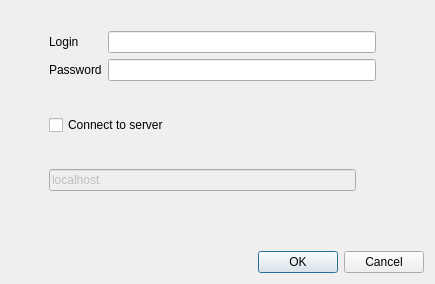
<?xml version="1.0" encoding="UTF-8"?>
<ui version="4.0">
 <class>DialogConnect</class>
 <widget class="QDialog" name="DialogConnect">
  <property name="enabled">
   <bool>true</bool>
  </property>
  <property name="geometry">
   <rect>
    <x>0</x>
    <y>0</y>
    <width>435</width>
    <height>284</height>
   </rect>
  </property>
  <property name="windowTitle">
   <string>Connection</string>
  </property>
  <layout class="QVBoxLayout" name="verticalLayout_6">
   <item>
    <layout class="QVBoxLayout" name="verticalLayout_5">
     <item>
      <layout class="QHBoxLayout" name="horizontalLayout_3">
       <item>
        <spacer name="verticalSpacer">
         <property name="orientation">
          <enum>Qt::Vertical</enum>
         </property>
         <property name="sizeHint" stdset="0">
          <size>
           <width>38</width>
           <height>128</height>
          </size>
         </property>
        </spacer>
       </item>
       <item>
        <layout class="QVBoxLayout" name="verticalLayout_4">
         <item>
          <layout class="QVBoxLayout" name="verticalLayout_3">
           <item>
            <layout class="QVBoxLayout" name="verticalLayout">
             <item>
              <spacer name="horizontalSpacer">
               <property name="orientation">
                <enum>Qt::Horizontal</enum>
               </property>
               <property name="sizeHint" stdset="0">
                <size>
                 <width>248</width>
                 <height>20</height>
                </size>
               </property>
              </spacer>
             </item>
             <item>
              <layout class="QFormLayout" name="formLayout">
               <property name="fieldGrowthPolicy">
                <enum>QFormLayout::AllNonFixedFieldsGrow</enum>
               </property>
               <item row="0" column="0">
                <widget class="QLabel" name="labelID">
                 <property name="text">
                  <string>Login</string>
                 </property>
                </widget>
               </item>
               <item row="0" column="1">
                <widget class="QLineEdit" name="lineEditID">
                 <property name="text">
                  <string/>
                 </property>
                </widget>
               </item>
               <item row="1" column="0">
                <widget class="QLabel" name="labelMDP">
                 <property name="text">
                  <string>Password</string>
                 </property>
                </widget>
               </item>
               <item row="1" column="1">
                <widget class="QLineEdit" name="lineEditMDP">
                 <property name="echoMode">
                  <enum>QLineEdit::Password</enum>
                 </property>
                </widget>
               </item>
              </layout>
             </item>
            </layout>
           </item>
           <item>
            <layout class="QHBoxLayout" name="horizontalLayout">
             <item>
              <layout class="QVBoxLayout" name="verticalLayout_2">
               <item>
                <widget class="QCheckBox" name="checkBox">
                 <property name="enabled">
                  <bool>true</bool>
                 </property>
                 <property name="text">
                  <string>Connect to server</string>
                 </property>
                </widget>
               </item>
               <item>
                <widget class="QLineEdit" name="lineEditIp">
                 <property name="enabled">
                  <bool>false</bool>
                 </property>
                 <property name="text">
                  <string>localhost</string>
                 </property>
                </widget>
               </item>
              </layout>
             </item>
             <item>
              <spacer name="verticalSpacer_3">
               <property name="orientation">
                <enum>Qt::Vertical</enum>
               </property>
               <property name="sizeHint" stdset="0">
                <size>
                 <width>20</width>
                 <height>40</height>
                </size>
               </property>
              </spacer>
             </item>
            </layout>
           </item>
          </layout>
         </item>
         <item>
          <layout class="QHBoxLayout" name="horizontalLayout_2">
           <item>
            <widget class="QLabel" name="label">
             <property name="text">
              <string/>
             </property>
            </widget>
           </item>
           <item>
            <spacer name="horizontalSpacer_2">
             <property name="orientation">
              <enum>Qt::Horizontal</enum>
             </property>
             <property name="sizeHint" stdset="0">
              <size>
               <width>40</width>
               <height>20</height>
              </size>
             </property>
            </spacer>
           </item>
          </layout>
         </item>
        </layout>
       </item>
       <item>
        <spacer name="verticalSpacer_2">
         <property name="orientation">
          <enum>Qt::Vertical</enum>
         </property>
         <property name="sizeHint" stdset="0">
          <size>
           <width>48</width>
           <height>138</height>
          </size>
         </property>
        </spacer>
       </item>
      </layout>
     </item>
     <item>
      <widget class="QDialogButtonBox" name="buttonBox">
       <property name="orientation">
        <enum>Qt::Horizontal</enum>
       </property>
       <property name="standardButtons">
        <set>QDialogButtonBox::Cancel|QDialogButtonBox::Ok</set>
       </property>
      </widget>
     </item>
    </layout>
   </item>
  </layout>
 </widget>
 <resources/>
 <connections>
  <connection>
   <sender>buttonBox</sender>
   <signal>accepted()</signal>
   <receiver>DialogConnect</receiver>
   <slot>accept()</slot>
   <hints>
    <hint type="sourcelabel">
     <x>248</x>
     <y>254</y>
    </hint>
    <hint type="destinationlabel">
     <x>157</x>
     <y>274</y>
    </hint>
   </hints>
  </connection>
  <connection>
   <sender>buttonBox</sender>
   <signal>rejected()</signal>
   <receiver>DialogConnect</receiver>
   <slot>reject()</slot>
   <hints>
    <hint type="sourcelabel">
     <x>316</x>
     <y>260</y>
    </hint>
    <hint type="destinationlabel">
     <x>286</x>
     <y>274</y>
    </hint>
   </hints>
  </connection>
 </connections>
</ui>
